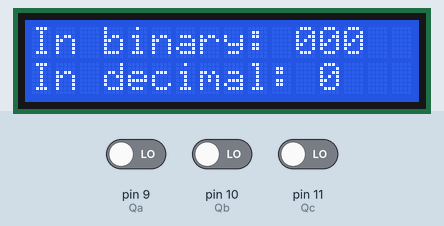
Simulated run of this sketch. Board: Arduino Uno, built with avr-gcc and run on an emulated ATmega328P. Parts: 16×2 character LCD. The test bench sets the inputs (shaded band); at power-on: pin 9 (Qa) LOW, pin 10 (Qb) LOW, pin 11 (Qc) LOW.

Above: at 1.2 s.
1.3 s: pin 9 (Qa) driven HIGH
At 2.8 s:
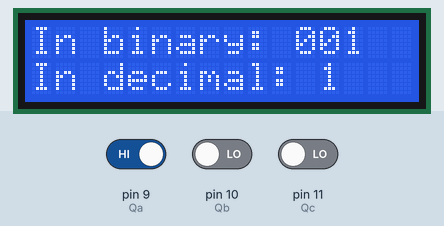
3.1 s: pin 10 (Qb) driven HIGH
At 4.4 s:
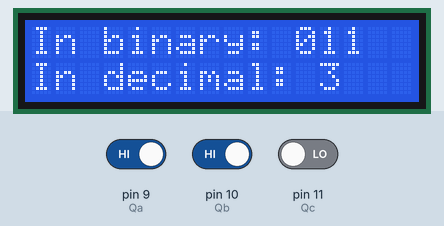
5.1 s: pin 11 (Qc) driven HIGH
At 6.9 s:
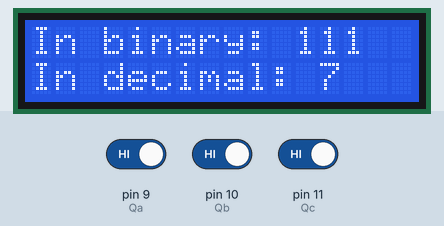
7.2 s: pin 9 (Qa) driven LOW
At 8.6 s:
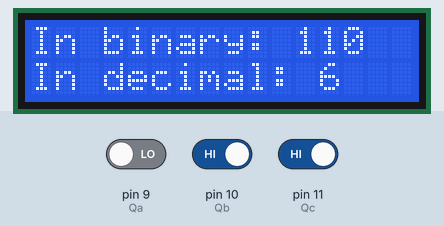
9.3 s: pin 10 (Qb) driven LOW
At 11.0 s:
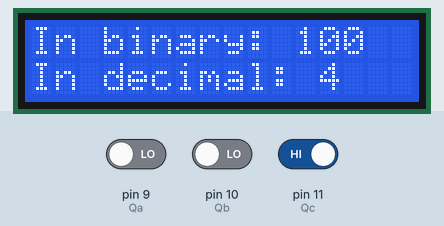
11.3 s: pin 9 (Qa) driven HIGH
At 12.7 s:
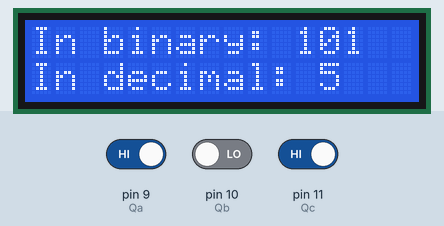
Timing chart, 0 to 14.3 s (numbered marks = the images above; inputs shaded):
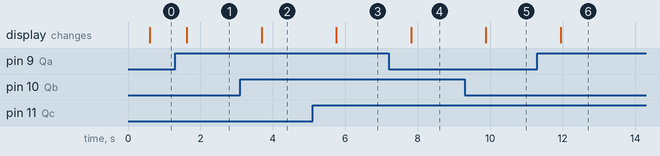

The sketch:

_3_Bits_Synkronteller.ino
```cpp
// Defining synchronous counter pins
#define CLK 8 // Clock pulse from arduino digital pin 8 to synchronous counter clk input
#define Qa 9  // Synchronous counter output Qa to digital pin 9 on arduino
#define Qb 10 // Synchronous counter output Qb to digital pin 10 on arduino
#define Qc 11 // Synchronous counter output Qc to digital pin 11 on arduino

// Init LCD
#include <LiquidCrystal_I2C.h>
LiquidCrystal_I2C lcd(0x27, 16, 2);

void setup() {
  // Init clock(pulse from arduino to synchronous counter) and inputs(synchronous counter outputs)
  pinMode(CLK, OUTPUT);
  pinMode(Qa, INPUT);
  pinMode(Qb, INPUT);
  pinMode(Qc, INPUT);
  digitalWrite(CLK, HIGH);

  // Firing up the LCD
  lcd.init();
  lcd.setBacklight(HIGH); // Setting the backlight high turns it on
}

void loop() {
  digitalWrite(CLK, LOW); // Sending clock pulse
  delay(500); // Wait 0.5 sec
  digitalWrite(CLK, HIGH); // Stopping clock pulse
  printToDisplay(digitalRead(Qa), digitalRead(Qb), digitalRead(Qc)); // Printing number from inputs Qa, Qb and Qc
  delay(500); // Wait 0.5 sec
}

// Returns the binary number as a String so that it can be printed to the LCD
String binaryNum (int qa, int qb, int qc) {
  String digit1 = String(qc); // Casting qc to a String
  String digit2 = String(qb); // Casting qb to a String
  String digit3 = String(qa); // Casting qa to a String
  return String(digit1 + digit2 + digit3); // Returning a String with the most significant bit first and least last
}

// Returns the number in decimal as a String so that it can be printed to the LCD
String decimalNum(int qa, int qb, int qc) {
  int num = qa * pow(2, 0) + qb * pow(2, 1) + qc * pow(2, 2); // Convert from binary to decimal
  return String(num); // Return decimal value as a String
}

// Prints both binary and decimal value to the LCD
void printToDisplay(int qa, int qb, int qc) {
  lcd.clear();  // Clears the screen
  lcd.home(); // Set cursor at the top left corner
  lcd.print("In binary: ");
  lcd.print(binaryNum(qa, qb, qc)); // Prints the String value from binaryNum function

  lcd.setCursor(0, 1);  // Sets the cursor at second row, first column
  lcd.print("In decimal: ");
  lcd.print(decimalNum(qa, qb, qc));  // Prints the String value from decimalNum function
}
```

Measured:
- after the input at 1.3 s, the display: changes after 0.33 s (image 1)
- after the input at 3.1 s, the display: changes after 0.59 s (image 2)
- after the input at 5.1 s, the display: changes after 0.66 s (image 3)
- after the input at 7.2 s, the display: changes after 0.62 s (image 4)
- after the input at 9.3 s, the display: changes after 0.58 s (image 5)
- after the input at 11.3 s, the display: changes after 0.65 s (image 6)
